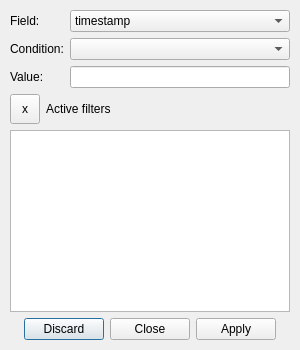
<?xml version="1.0" encoding="UTF-8"?>
<ui version="4.0">
 <class>SettingsDialog</class>
 <widget class="QDialog" name="SettingsDialog">
  <property name="sizePolicy">
   <sizepolicy hsizetype="Fixed" vsizetype="Fixed">
    <horstretch>0</horstretch>
    <verstretch>0</verstretch>
   </sizepolicy>
  </property>
  <property name="minimumSize">
   <size>
    <width>300</width>
    <height>350</height>
   </size>
  </property>
  <property name="maximumSize">
   <size>
    <width>300</width>
    <height>350</height>
   </size>
  </property>
  <property name="windowTitle">
   <string>Message Filters</string>
  </property>
  <layout class="QVBoxLayout" name="verticalLayout">
   <property name="leftMargin">
    <number>10</number>
   </property>
   <property name="topMargin">
    <number>10</number>
   </property>
   <property name="rightMargin">
    <number>10</number>
   </property>
   <property name="bottomMargin">
    <number>10</number>
   </property>
   <item>
    <widget class="QFrame" name="frame">
     <property name="frameShape">
      <enum>QFrame::NoFrame</enum>
     </property>
     <property name="frameShadow">
      <enum>QFrame::Plain</enum>
     </property>
     <layout class="QVBoxLayout" name="verticalLayout_2">
      <property name="leftMargin">
       <number>0</number>
      </property>
      <property name="topMargin">
       <number>0</number>
      </property>
      <property name="rightMargin">
       <number>0</number>
      </property>
      <property name="bottomMargin">
       <number>0</number>
      </property>
      <item>
       <layout class="QGridLayout" name="gridLayout">
        <item row="1" column="0">
         <widget class="QLabel" name="label_3">
          <property name="text">
           <string>Condition:</string>
          </property>
         </widget>
        </item>
        <item row="0" column="0">
         <widget class="QLabel" name="label">
          <property name="text">
           <string>Field:</string>
          </property>
         </widget>
        </item>
        <item row="0" column="2">
         <widget class="HComboBox" name="cmb_filter_field">
          <property name="sizePolicy">
           <sizepolicy hsizetype="Expanding" vsizetype="Fixed">
            <horstretch>0</horstretch>
            <verstretch>0</verstretch>
           </sizepolicy>
          </property>
          <property name="styleSheet">
           <string notr="true">combobox-popup: 0;</string>
          </property>
          <property name="maxVisibleItems">
           <number>20</number>
          </property>
          <property name="sizeAdjustPolicy">
           <enum>QComboBox::AdjustToContents</enum>
          </property>
          <item>
           <property name="text">
            <string>timestamp</string>
           </property>
          </item>
          <item>
           <property name="text">
            <string>topic</string>
           </property>
          </item>
          <item>
           <property name="text">
            <string>partition</string>
           </property>
          </item>
          <item>
           <property name="text">
            <string>offset</string>
           </property>
          </item>
          <item>
           <property name="text">
            <string>value</string>
           </property>
          </item>
         </widget>
        </item>
        <item row="2" column="0">
         <widget class="QLabel" name="label_2">
          <property name="text">
           <string>Value:</string>
          </property>
         </widget>
        </item>
        <item row="1" column="2">
         <widget class="HComboBox" name="cmb_filter_condition">
          <property name="sizePolicy">
           <sizepolicy hsizetype="Expanding" vsizetype="Fixed">
            <horstretch>0</horstretch>
            <verstretch>0</verstretch>
           </sizepolicy>
          </property>
          <property name="styleSheet">
           <string notr="true">combobox-popup: 0;</string>
          </property>
          <property name="maxVisibleItems">
           <number>20</number>
          </property>
          <property name="sizeAdjustPolicy">
           <enum>QComboBox::AdjustToContents</enum>
          </property>
         </widget>
        </item>
        <item row="2" column="2">
         <widget class="QLineEdit" name="le_filter_value"/>
        </item>
       </layout>
      </item>
     </layout>
    </widget>
   </item>
   <item>
    <layout class="QHBoxLayout" name="horizontalLayout_2">
     <item>
      <widget class="QToolButton" name="tbtn_clear_filters">
       <property name="minimumSize">
        <size>
         <width>30</width>
         <height>30</height>
        </size>
       </property>
       <property name="maximumSize">
        <size>
         <width>30</width>
         <height>30</height>
        </size>
       </property>
       <property name="toolTip">
        <string>Clear all topics from the list</string>
       </property>
       <property name="text">
        <string>x</string>
       </property>
       <property name="iconSize">
        <size>
         <width>24</width>
         <height>24</height>
        </size>
       </property>
      </widget>
     </item>
     <item>
      <widget class="QLabel" name="label_4">
       <property name="text">
        <string>Active filters</string>
       </property>
      </widget>
     </item>
    </layout>
   </item>
   <item>
    <widget class="HListWidget" name="lst_filters">
     <property name="toolTip">
      <string>List of currently applied filters</string>
     </property>
     <property name="editTriggers">
      <set>QAbstractItemView::NoEditTriggers</set>
     </property>
     <property name="showDropIndicator" stdset="0">
      <bool>false</bool>
     </property>
     <property name="uniformItemSizes">
      <bool>true</bool>
     </property>
    </widget>
   </item>
   <item alignment="Qt::AlignHCenter">
    <widget class="QDialogButtonBox" name="btn_box">
     <property name="orientation">
      <enum>Qt::Horizontal</enum>
     </property>
     <property name="standardButtons">
      <set>QDialogButtonBox::Apply|QDialogButtonBox::Close|QDialogButtonBox::Discard</set>
     </property>
     <property name="centerButtons">
      <bool>true</bool>
     </property>
    </widget>
   </item>
  </layout>
 </widget>
 <customwidgets>
  <customwidget>
   <class>HComboBox</class>
   <extends>QComboBox</extends>
   <header>hspylib.modules.qt.promotions.hcombobox</header>
  </customwidget>
  <customwidget>
   <class>HListWidget</class>
   <extends>QListWidget</extends>
   <header>hspylib.modules.qt.promotions.hlistwidget</header>
  </customwidget>
 </customwidgets>
 <resources/>
 <connections>
  <connection>
   <sender>btn_box</sender>
   <signal>accepted()</signal>
   <receiver>SettingsDialog</receiver>
   <slot>accept()</slot>
   <hints>
    <hint type="sourcelabel">
     <x>238</x>
     <y>347</y>
    </hint>
    <hint type="destinationlabel">
     <x>157</x>
     <y>149</y>
    </hint>
   </hints>
  </connection>
  <connection>
   <sender>btn_box</sender>
   <signal>rejected()</signal>
   <receiver>SettingsDialog</receiver>
   <slot>reject()</slot>
   <hints>
    <hint type="sourcelabel">
     <x>238</x>
     <y>347</y>
    </hint>
    <hint type="destinationlabel">
     <x>286</x>
     <y>149</y>
    </hint>
   </hints>
  </connection>
 </connections>
</ui>
